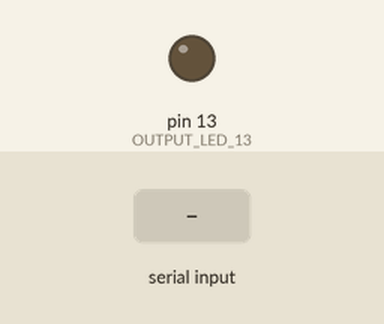
Bench run of a sketch on a simulated Arduino Uno, built with avr-gcc and run on an emulated ATmega328P. Shown: output pins drawn as LEDs (lit = HIGH). The inputs (shaded band) are chosen by the test bench.

Above: at 1.2 s.
1.3 s: "e\n" received over Serial
At 1.42 s:
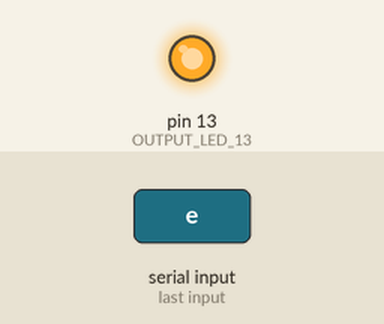
Timing chart, 0 to 4.3 s (numbered marks = the images above; inputs shaded):
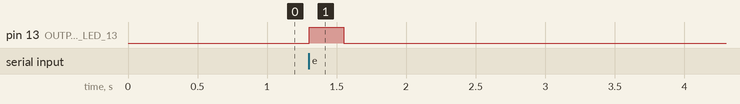

The sketch:

Arduino_input_morsecode.ino
```cpp
const char* morseCode[] = {
  ".-",   // A
  "-...", // B
  "-.-.", // C
  "-..",  // D
  ".",    // E
  "..-.", // F
  "--.",  // G
  "....", // H
  "..",   // I
  ".---", // J
  "-.-",  // K
  ".-..", // L
  "--",   // M
  "-.",   // N
  "---",  // O
  ".--.", // P
  "--.-", // Q
  ".-.",  // R
  "...",  // S
  "-",    // T
  "..-",  // U
  "...-", // V
  ".--",  // W
  "-..-", // X
  "-.--", // Y
  "--.."  // Z
};

void setup() {
  Serial.begin(9600);
  pinMode(LED_BUILTIN, OUTPUT); // OUTPUT LED 13
}

void loop() {
  if (Serial.available() > 0) {
    String input = Serial.readStringUntil('\n'); // take an input
    input.toUpperCase(); // Upper case to all letters

    for (char letter : input) {
      if (letter >= 'A' && letter <= 'Z') { //Between A and Z letters
        int index = letter - 'A';
        const char* morse = morseCode[index];

        // Morse kodunu göster
        for (int j = 0; morse[j] != '\0'; j++) {
          if (morse[j] == '.') {
            digitalWrite(LED_BUILTIN, HIGH); // LED is open
            delay(250); // (.) time
            digitalWrite(LED_BUILTIN, LOW); // LED is close
            delay(250); // waiting after (.)
          } else if (morse[j] == '-') {
            digitalWrite(LED_BUILTIN, HIGH); // LED is open
            delay(750); // (-) time
            digitalWrite(LED_BUILTIN, LOW); // LED is close
            delay(250); // waiting after (-)
          }
        }
        delay(500); // Waiting between letters
      }
    }
  }
}
```

calculator.c
```cpp
#include <stdio.h>

float sum();
float subs();
float multiply();
float divide();
float power();
float average();
float max_of_nums();

int main(){
  int operator;

  while (operator != 0){

    printf("\n\n\n\nWELCOME TO GTU CALCULATOR MACHINE\nSTUDENT NAME: AHMET YAŞAR GÖKSU\nPLEASE SELECT FROM THE FOLLOWING\nMENU : \n");
    printf("(1) ADD TWO NUMBERS\n"
          "(2) SUBTRACT TWO NUMBERS\n"
          "(3) MULTIPLY TWO NUMBERS\n"
          "(4) DIVIDE TWO NUMBERS\n"
          "(5) TAKE THE NTH POWER OF A NUMBER\n"
          "(6) FIND AVERAGE OF NUMBERS INPUTTED\n"
          "(7) FIND THE MAXIMUM OF NUMBERS INPUTTED\n"
          "(0) EXIT\n"
          "PLEASE SELECT: ");
    scanf("%d", &operator);
    if (operator == 1) {
      sum();
    } else if (operator == 2) {
      subs();
    } else if (operator == 3) {
      multiply();
    } else if (operator == 4) {
      divide();
    } else if (operator == 5) {
      power();
    } else if (operator == 6) {
      average();
    } else if (operator == 7) {
      max_of_nums();
    }
  }
}

float power(){
  float num1, result, is_input_ok;
  int num2;
  result = 1;
  is_input_ok = 0;
  while (!is_input_ok){
    printf("Enter first number: ");
    if (scanf("%f", &num1) != 1) {
       printf("Invalid input. Please enter an float.\n");
       while (getchar() != '\n');
    } else {
      break;
    }
  }

  while (!is_input_ok){
    printf("Enter the power of %.2f you want: ", num1);
    if (scanf("%d", &num2) != 1) {
       printf("Invalid input. Please enter an integer.\n");
       while (getchar() != '\n');
    } else {
      break;
    }
  }
  if (num2 == 0){
    printf("The %d. power of %.2f is 1\n", num2, num1);
    return 1;
  }


  if (num2 > 0) {
    for (int i = 0; i < num2; i++){
      result *= num1;
    }
    printf("The %d. power of %.2f is %.2f.\n", num2, num1, result);
  } else if (num2 < 0) {
      num2 *= -1;
      for (int i = 0; i < num2; i++){
        result *= num1;
    }
    result = 1 / result;
    printf("The -%d. power of %.2f is %.2f.\n", num2, num1, result);
  }

  return result;
}

float max_of_nums() {
    float max_num = 0;
    float nums;
    char input;

    printf("Please enter numbers (type 'e' or 'E' to finish):\n");

    while (1) {
        printf("Enter a number or 'e': ");

        if (scanf(" %c", &input) != 1) {
            printf("Error reading input. Try again.\n");
            continue;
        }

        if (input == 'e' || input == 'E') {
            break;
        }

        ungetc(input, stdin);
        if (scanf("%f", &nums) == 1) {
            if (nums > max_num) {
              max_num = nums;
            }
        } else {
            printf("Invalid input. Please enter a valid number.\n");
            while (getchar() != '\n');
        }
    }
    printf("Maximum of numbers inputted: %.2f\n", max_num);


}

float average() {
    int counter = 0;
    float result = 0;
    float nums;
    char input;

    printf("Please enter numbers (type 'e' or 'E' to finish):\n");

    while (1) {
        printf("Enter a number or 'e': ");

        if (scanf(" %c", &input) != 1) {
            printf("Error reading input. Try again.\n");
            continue;
        }

        if (input == 'e' || input == 'E') {
            break;
        }

        ungetc(input, stdin);
        if (scanf("%f", &nums) == 1) {
            result += nums;
            counter++;
        } else {
            printf("Invalid input. Please enter a valid number.\n");
            while (getchar() != '\n');
        }
    }


    if (counter > 0) {
        printf("The average of these numbers = %.2f\n" , result/counter);
        return result / counter;
    } else {
        printf("No numbers were entered. The result is 0.00.\n");
        return 0.0;
    }
}


float sum(){
  float num1, num2, result, is_input_ok;

  is_input_ok = 0;
  while (!is_input_ok){
    printf("Enter first number: ");
    if (scanf("%f", &num1) != 1) {
       printf("Invalid input. Please enter an float.\n");
       while (getchar() != '\n');
    } else {
      break;
    }
  }

  while (!is_input_ok){
    printf("Enter second number: ");
    if (scanf("%f", &num2) != 1) {
       printf("Invalid input. Please enter an float.\n");
       while (getchar() != '\n');
    } else {
      break;
    }
  }
  result = num1 + num2;
  printf("%.2f + %.2f = %.2f\n", num1, num2, result);
  return result;
}

float subs(){
  float num1, num2, result, is_input_ok;

  is_input_ok = 0;
  while (!is_input_ok){
    printf("Enter first number: ");
    if (scanf("%f", &num1) != 1) {
       printf("Invalid input. Please enter an float.\n");
       while (getchar() != '\n');
    } else {
      break;
    }
  }

  while (!is_input_ok){
    printf("Enter second number: ");
    if (scanf("%f", &num2) != 1) {
       printf("Invalid input. Please enter an float.\n");
       while (getchar() != '\n');
    } else {
      break;
    }
  }
  result = num1 - num2;
  printf("%.2f - %.2f = %.2f\n", num1, num2, result);
  return result;
}

float multiply(){
  float num1, num2, result, is_input_ok;
  is_input_ok = 0;
  while (!is_input_ok){
    printf("Enter first number: ");
    if (scanf("%f", &num1) != 1) {
       printf("Invalid input. Please enter an float.\n");
       while (getchar() != '\n');
    } else {
      break;
    }
  }

  while (!is_input_ok){
    printf("Enter second number: ");
    if (scanf("%f", &num2) != 1) {
       printf("Invalid input. Please enter an float.\n");
       while (getchar() != '\n');
    } else {
      break;
    }
  }
  result = num1 * num2;
  printf("%.2f x %.2f = %.2f\n", num1, num2, result);
  return result;
}

float divide(){
  float num1, num2, result, is_input_ok;

  is_input_ok = 0;
  while (!is_input_ok){
    printf("Enter first number: ");
    if (scanf("%f", &num1) != 1) {
       printf("Invalid input. Please enter an float.\n");
       while (getchar() != '\n');
    } else {
      break;
    }
  }

  while (!is_input_ok){
    printf("Enter second number: ");
    if (scanf("%f", &num2) != 1) {
       printf("Invalid input. Please enter an float.\n");
       while (getchar() != '\n');
    } else if (num2 == 0){
       printf("Invalid input. Second number cannot be zero!\n");
       while (getchar() != '\n');
    }else {
      break;
    }
  }
  result = num1 / num2;
  printf("%.2f / %.2f = %.2f\n", num1, num2, result);
  return result;
}
```

Measured:
- after the input at 1.3 s, pin 13 (OUTPUT_LED_13): LOW → HIGH at once, → LOW 0.25 s later
